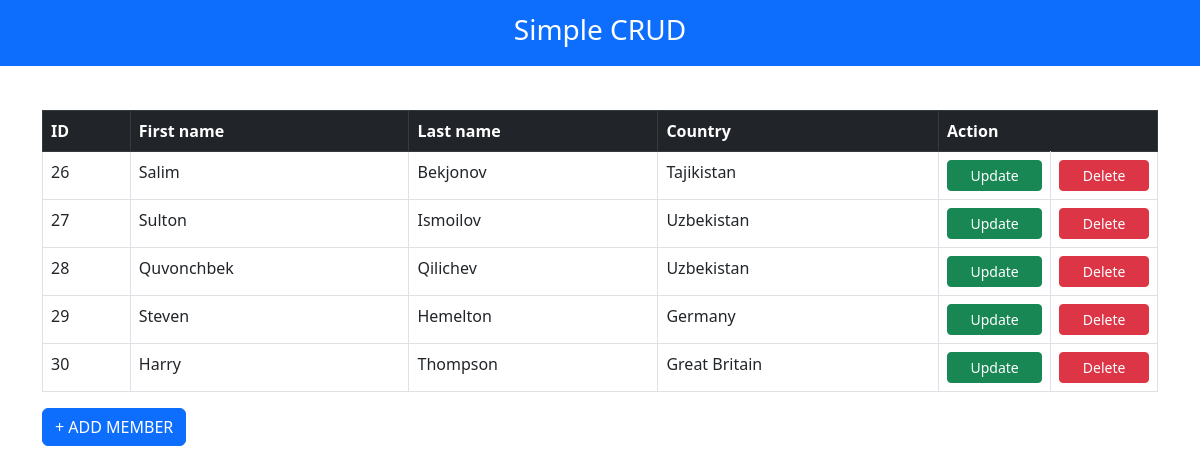
Before: / with the older database file.
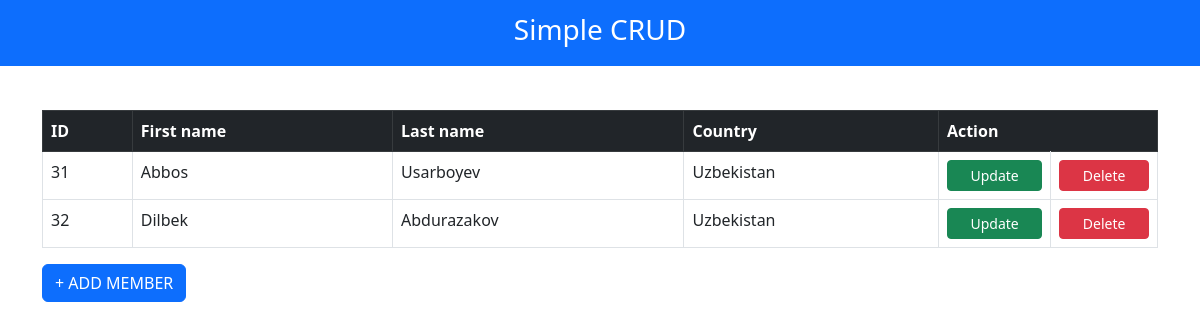
After: the same page with the newer database file.
### crud/models.py (models this page shows)
class Member(models.Model):
    first_name = models.CharField(max_length=100)
    last_name = models.CharField(max_length=100)
    country = models.CharField(max_length=100)

### crud/views.py (the view)
# urls.py: path('', views.index, name='index'),
def index(request):
    mem = Member.objects.all()
    return render(request, 'index.html', {'mem': mem})

### crud/templates/index.html (shortened to what this page needs)
<!doctype html>
<html lang="en">
  <head>
    <link href="https://cdn.jsdelivr.net/npm/bootstrap@5.3.0-alpha1/dist/css/bootstrap.min.css" rel="stylesheet">
    </head>
    <body>
        <nav class="navbar navbar-expand-lg navbar-dark navbar-sm bg-primary">
            <a href="{% url 'index' %}" class="navbar-brand flex-grow-1 text-center" style="color: #ffffff; left: 50%; height: 50px;
                                                            transform: translateX(-50%); position: relative;">
                <h3>Simple CRUD</h3>
            </a>
        </nav>
        <div class="container">
            <br>
            <table class="table table-bordered" border="1">
                <thead class="table-dark">
                    <th>ID</th>
                    <th>First name</th>
                    <th>Last name</th>
                    <th>Country</th>
                    <th colspan="2">Action</th>
                </thead>
                {% for member in mem %}
                <tr>
                    <td>{{ member.id }}</td>
                    <td>{{ member.first_name }}</td>
                    <td>{{ member.last_name }}</td>
                    <td>{{ member.country }}</td>
                    <td class="col-1">
                        <a href="update/{{ member.id }}"><button class="btn btn-success btn-sm">&nbsp;&nbsp;&nbsp;&nbsp;Update&nbsp;&nbsp;&nbsp;&nbsp;</button></a>
                    </td>
                    <td class="col-1">
                        <a href="delete/{{ member.id }}"><button class="btn btn-danger btn-sm">&nbsp;&nbsp;&nbsp;&nbsp;Delete&nbsp;&nbsp;&nbsp;&nbsp;</button></a>
                    </td>
                </tr>
                {% endfor %}
            </table>
            <a href="{% url 'add' %}"><button type="submit" class="btn btn-primary">+&nbsp;ADD MEMBER</button></a>
        </div>
  </body>
</html>

### crud/templates/index.html (style rules this page uses)
* { font-size: 1rem; }
.container { margin-top: 20px; }

Changed rows visible on the page:
removed Member: id "26", first_name "Salim", last_name "Bekjonov", country "Tajikistan"
removed Member: id "27", first_name "Sulton", last_name "Ismoilov", country "Uzbekistan"
removed Member: id "28", first_name "Quvonchbek", last_name "Qilichev", country "Uzbekistan"
removed Member: id "29", first_name "Steven", last_name "Hemelton", country "Germany"
removed Member: id "30", first_name "Harry", last_name "Thompson", country "Great Britain"
added Member: id "31", first_name "Abbos", last_name "Usarboyev", country "Uzbekistan"
added Member: id "32", first_name "Dilbek", last_name "Abdurazakov", country "Uzbekistan"
